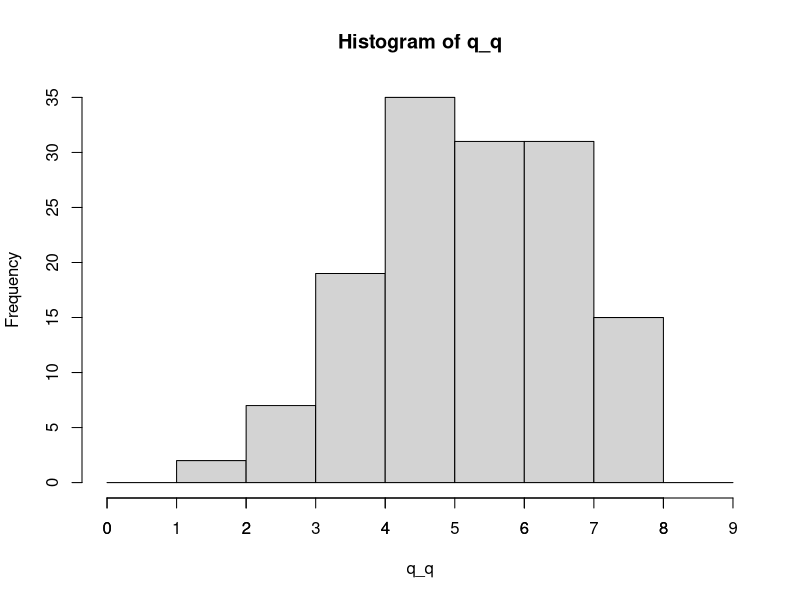
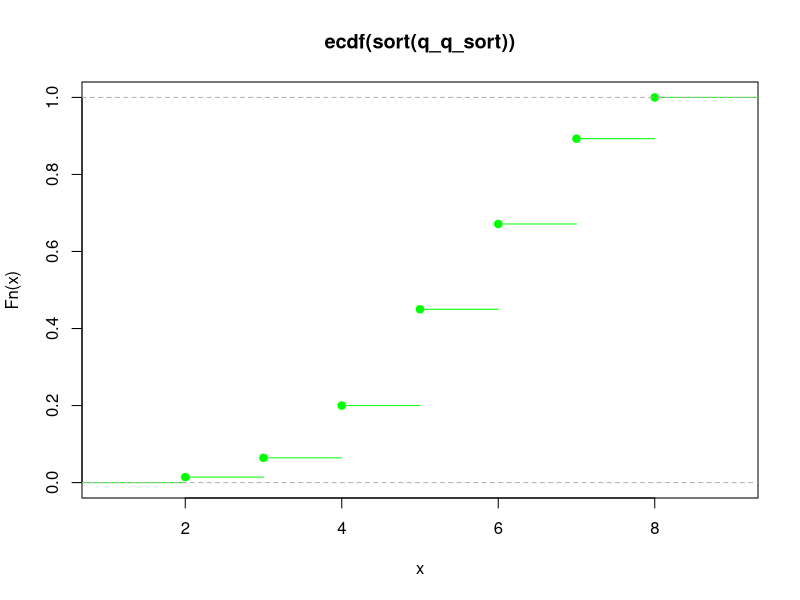
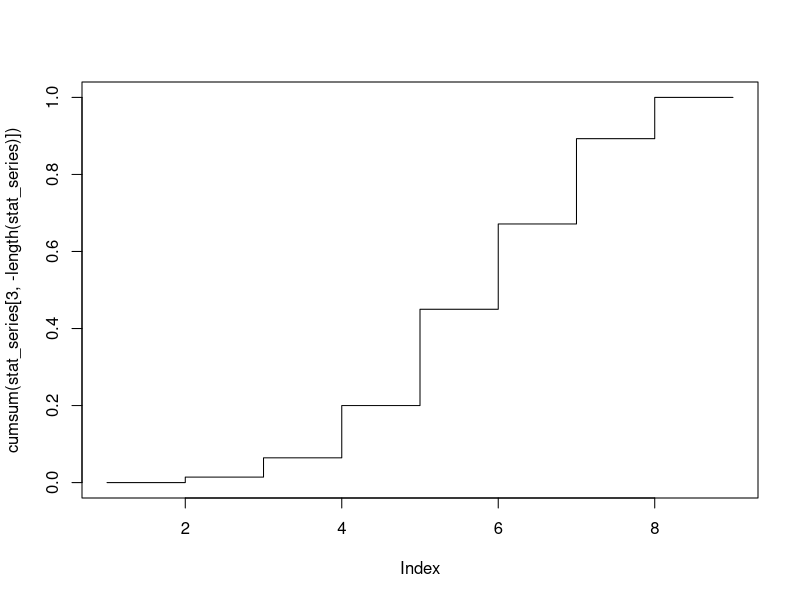

These figures' R source, in order: (Note: this script raises an error after producing the figures.)
k <- 8
p1 <- 0.7
n <- 140
p <- rep(NA, k+1)
q <- rep(NA, k+1)

for (i in 0:k)
{
  p[i+1] <- choose(k, i)*p1^(i)*(1-p1)^(k-i)
}
p

q <- cumsum(p)

y <- runif(n, 0, 1)
p_p <- rep(0,k+1)

p_p[1] <- sum(y < q[1])
for (i in 2:(k+1))
{
  p_p[i-1] <- sum(ifelse(y < q[i] & y >= q[i-1], 1, 0))
}

#sum(p_p)

q_q <- rep(NA,k+1)

q_q <- ifelse(y < q[1], 0, 
       ifelse(y < q[2] & y >= q[2-1], 1, 
       ifelse(y < q[3] & y >= q[3-1], 2, 
       ifelse(y < q[4] & y >= q[4-1], 3, 
       ifelse(y < q[5] & y >= q[5-1], 4,
       ifelse(y < q[6] & y >= q[6-1], 5,
       ifelse(y < q[7] & y >= q[7-1], 6,
       ifelse(y < q[8] & y >= q[8-1], 7,
       ifelse(y < q[9] & y >= q[9-1], 8,0)))))))))
length(q_q)
mean(q_q)

hist(q_q, breaks = c(0:(k+1)),xlim = range(c(0:(k+1))))
axis(1, c(0:(k+1)), las = 1)

stat_series <- rbind(c(0:8), p_p, p_p / n)
stat_series

q_q_sort <- sort(q_q)

library(fitdistrplus)
library(ggplot2)
dev.off()
plot(ecdf(sort(q_q_sort)), col = "green")
#lines (sort(q_q_sort), (1:n)/n, type = 's', col="blue")
fit_bin <- fitdist(q_q_sort, "nbinom", discrete = T)
plot(cumsum(stat_series[3,-length(stat_series)]), type = "s")
ggplot(as.data.frame(q_q_sort), aes(q_q_sort)) + 
  stat_ecdf(geom = "step") +
  geom_step()
#cdfcomp(fit_bin)  
unique(q_q_sort)
##############################
plot(dlnorm(c(0:1e4), 2, sqrt(0.2)))
